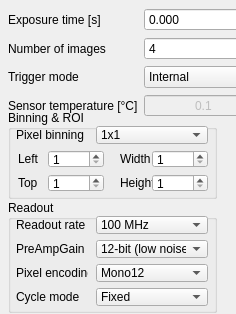
             <widget class="QWidget" name="cTscrollAreaContents">
              <property name="geometry">
               <rect>
                <x>0</x>
                <y>0</y>
                <width>236</width>
                <height>314</height>
               </rect>
              </property>
              <property name="sizePolicy">
               <sizepolicy hsizetype="Preferred" vsizetype="Preferred">
                <horstretch>0</horstretch>
                <verstretch>0</verstretch>
               </sizepolicy>
              </property>
              <property name="minimumSize">
               <size>
                <width>0</width>
                <height>310</height>
               </size>
              </property>
              <widget class="QGroupBox" name="binningROIBox">
               <property name="geometry">
                <rect>
                 <x>8</x>
                 <y>110</y>
                 <width>209</width>
                 <height>89</height>
                </rect>
               </property>
               <property name="sizePolicy">
                <sizepolicy hsizetype="Preferred" vsizetype="Preferred">
                 <horstretch>0</horstretch>
                 <verstretch>0</verstretch>
                </sizepolicy>
               </property>
               <property name="title">
                <string>Binning &amp;&amp; ROI</string>
               </property>
               <widget class="QLabel" name="binningLabel">
                <property name="geometry">
                 <rect>
                  <x>8</x>
                  <y>16</y>
                  <width>81</width>
                  <height>18</height>
                 </rect>
                </property>
                <property name="text">
                 <string>Pixel binning</string>
                </property>
               </widget>
               <widget class="QComboBox" name="binning">
                <property name="geometry">
                 <rect>
                  <x>88</x>
                  <y>16</y>
                  <width>112</width>
                  <height>18</height>
                 </rect>
                </property>
                <item>
                 <property name="text">
                  <string>1x1</string>
                 </property>
                </item>
                <item>
                 <property name="text">
                  <string>2x2</string>
                 </property>
                </item>
                <item>
                 <property name="text">
                  <string>3x3</string>
                 </property>
                </item>
                <item>
                 <property name="text">
                  <string>4x4</string>
                 </property>
                </item>
                <item>
                 <property name="text">
                  <string>8x8</string>
                 </property>
                </item>
               </widget>
               <widget class="QLabel" name="ROILeftLabel">
                <property name="geometry">
                 <rect>
                  <x>10</x>
                  <y>40</y>
                  <width>32</width>
                  <height>18</height>
                 </rect>
                </property>
                <property name="text">
                 <string>Left</string>
                </property>
               </widget>
               <widget class="QLabel" name="ROITopLabel">
                <property name="geometry">
                 <rect>
                  <x>10</x>
                  <y>64</y>
                  <width>32</width>
                  <height>18</height>
                 </rect>
                </property>
                <property name="text">
                 <string>Top</string>
                </property>
               </widget>
               <widget class="QLabel" name="ROIWidthLabel">
                <property name="geometry">
                 <rect>
                  <x>112</x>
                  <y>40</y>
                  <width>32</width>
                  <height>18</height>
                 </rect>
                </property>
                <property name="text">
                 <string>Width</string>
                </property>
               </widget>
               <widget class="QLabel" name="ROIHeightLabel">
                <property name="geometry">
                 <rect>
                  <x>112</x>
                  <y>64</y>
                  <width>32</width>
                  <height>18</height>
                 </rect>
                </property>
                <property name="text">
                 <string>Height</string>
                </property>
               </widget>
               <widget class="QSpinBox" name="ROILeft">
                <property name="geometry">
                 <rect>
                  <x>40</x>
                  <y>40</y>
                  <width>56</width>
                  <height>18</height>
                 </rect>
                </property>
                <property name="minimum">
                 <number>1</number>
                </property>
                <property name="maximum">
                 <number>2048</number>
                </property>
                <property name="value">
                 <number>1</number>
                </property>
               </widget>
               <widget class="QSpinBox" name="ROITop">
                <property name="geometry">
                 <rect>
                  <x>40</x>
                  <y>64</y>
                  <width>56</width>
                  <height>18</height>
                 </rect>
                </property>
                <property name="minimum">
                 <number>1</number>
                </property>
                <property name="maximum">
                 <number>2048</number>
                </property>
                <property name="value">
                 <number>1</number>
                </property>
               </widget>
               <widget class="QSpinBox" name="ROIWidth">
                <property name="geometry">
                 <rect>
                  <x>144</x>
                  <y>40</y>
                  <width>56</width>
                  <height>18</height>
                 </rect>
                </property>
                <property name="minimum">
                 <number>1</number>
                </property>
                <property name="maximum">
                 <number>2048</number>
                </property>
                <property name="value">
                 <number>1</number>
                </property>
               </widget>
               <widget class="QSpinBox" name="ROIHeight">
                <property name="geometry">
                 <rect>
                  <x>144</x>
                  <y>64</y>
                  <width>56</width>
                  <height>18</height>
                 </rect>
                </property>
                <property name="minimum">
                 <number>1</number>
                </property>
                <property name="maximum">
                 <number>2048</number>
                </property>
                <property name="value">
                 <number>1</number>
                </property>
               </widget>
              </widget>
              <widget class="QGroupBox" name="readoutBox">
               <property name="geometry">
                <rect>
                 <x>8</x>
                 <y>200</y>
                 <width>209</width>
                 <height>113</height>
                </rect>
               </property>
               <property name="title">
                <string>Readout</string>
               </property>
               <widget class="QLabel" name="preAmpGainLabel">
                <property name="geometry">
                 <rect>
                  <x>8</x>
                  <y>40</y>
                  <width>72</width>
                  <height>18</height>
                 </rect>
                </property>
                <property name="text">
                 <string>PreAmpGain</string>
                </property>
               </widget>
               <widget class="QLabel" name="pixelEncodingLabel">
                <property name="geometry">
                 <rect>
                  <x>8</x>
                  <y>64</y>
                  <width>72</width>
                  <height>18</height>
                 </rect>
                </property>
                <property name="text">
                 <string>Pixel encoding</string>
                </property>
               </widget>
               <widget class="QLabel" name="pixelReadoutRateLabel">
                <property name="geometry">
                 <rect>
                  <x>8</x>
                  <y>16</y>
                  <width>72</width>
                  <height>18</height>
                 </rect>
                </property>
                <property name="text">
                 <string>Readout rate</string>
                </property>
               </widget>
               <widget class="QLabel" name="cycleModeLabel">
                <property name="geometry">
                 <rect>
                  <x>8</x>
                  <y>88</y>
                  <width>72</width>
                  <height>18</height>
                 </rect>
                </property>
                <property name="text">
                 <string>Cycle mode</string>
                </property>
               </widget>
               <widget class="QComboBox" name="pixelReadoutRate">
                <property name="geometry">
                 <rect>
                  <x>88</x>
                  <y>16</y>
                  <width>112</width>
                  <height>18</height>
                 </rect>
                </property>
                <item>
                 <property name="text">
                  <string>100 MHz</string>
                 </property>
                </item>
                <item>
                 <property name="text">
                  <string>280 MHz</string>
                 </property>
                </item>
               </widget>
               <widget class="QComboBox" name="preAmpGain">
                <property name="geometry">
                 <rect>
                  <x>88</x>
                  <y>40</y>
                  <width>112</width>
                  <height>18</height>
                 </rect>
                </property>
                <property name="currentIndex">
                 <number>0</number>
                </property>
                <item>
                 <property name="text">
                  <string>12-bit (low noise)</string>
                 </property>
                </item>
                <item>
                 <property name="text">
                  <string>12-bit (high well capacity)</string>
                 </property>
                </item>
                <item>
                 <property name="text">
                  <string>16-bit (low noise &amp; high well capacity)</string>
                 </property>
                </item>
               </widget>
               <widget class="QComboBox" name="pixelEncoding">
                <property name="geometry">
                 <rect>
                  <x>88</x>
                  <y>64</y>
                  <width>112</width>
                  <height>18</height>
                 </rect>
                </property>
                <property name="currentIndex">
                 <number>0</number>
                </property>
                <item>
                 <property name="text">
                  <string>Mono12</string>
                 </property>
                </item>
                <item>
                 <property name="text">
                  <string>Mono12Packed</string>
                 </property>
                </item>
                <item>
                 <property name="text">
                  <string>Mono16</string>
                 </property>
                </item>
                <item>
                 <property name="text">
                  <string>Mono32</string>
                 </property>
                </item>
               </widget>
               <widget class="QComboBox" name="cycleMode">
                <property name="geometry">
                 <rect>
                  <x>88</x>
                  <y>88</y>
                  <width>112</width>
                  <height>18</height>
                 </rect>
                </property>
                <property name="currentIndex">
                 <number>0</number>
                </property>
                <item>
                 <property name="text">
                  <string>Fixed</string>
                 </property>
                </item>
                <item>
                 <property name="text">
                  <string>Continuous</string>
                 </property>
                </item>
               </widget>
              </widget>
              <widget class="QWidget" name="layoutWidget">
               <property name="geometry">
                <rect>
                 <x>8</x>
                 <y>8</y>
                 <width>256</width>
                 <height>116</height>
                </rect>
               </property>
               <layout class="QFormLayout" name="formLayout_5">
                <item row="0" column="0">
                 <widget class="QLabel" name="exposureTimeLabel">
                  <property name="text">
                   <string>Exposure time [s]</string>
                  </property>
                 </widget>
                </item>
                <item row="1" column="0">
                 <widget class="QLabel" name="nrImagesLabel">
                  <property name="text">
                   <string>Number of images</string>
                  </property>
                 </widget>
                </item>
                <item row="1" column="1">
                 <widget class="QSpinBox" name="frameCount">
                  <property name="minimum">
                   <number>4</number>
                  </property>
                  <property name="maximum">
                   <number>6</number>
                  </property>
                  <property name="singleStep">
                   <number>1</number>
                  </property>
                  <property name="stepType">
                   <enum>QAbstractSpinBox::StepType::DefaultStepType</enum>
                  </property>
                  <property name="value">
                   <number>4</number>
                  </property>
                 </widget>
                </item>
                <item row="2" column="0">
                 <widget class="QLabel" name="triggerModeLabel">
                  <property name="text">
                   <string>Trigger mode</string>
                  </property>
                 </widget>
                </item>
                <item row="2" column="1">
                 <widget class="QComboBox" name="triggerMode">
                  <item>
                   <property name="text">
                    <string>Internal</string>
                   </property>
                  </item>
                  <item>
                   <property name="text">
                    <string>Software</string>
                   </property>
                  </item>
                  <item>
                   <property name="text">
                    <string>External</string>
                   </property>
                  </item>
                  <item>
                   <property name="text">
                    <string>External Start</string>
                   </property>
                  </item>
                  <item>
                   <property name="text">
                    <string>External Exposure</string>
                   </property>
                  </item>
                 </widget>
                </item>
                <item row="3" column="0">
                 <widget class="QLabel" name="sensorTempLabel">
                  <property name="text">
                   <string>Sensor temperature [°C]</string>
                  </property>
                 </widget>
                </item>
                <item row="3" column="1">
                 <widget class="QDoubleSpinBox" name="sensorTemp">
                  <property name="enabled">
                   <bool>false</bool>
                  </property>
                  <property name="locale">
                   <locale language="English" country="UnitedStates"/>
                  </property>
                  <property name="alignment">
                   <set>Qt::AlignmentFlag::AlignCenter</set>
                  </property>
                  <property name="buttonSymbols">
                   <enum>QAbstractSpinBox::ButtonSymbols::NoButtons</enum>
                  </property>
                  <property name="decimals">
                   <number>1</number>
                  </property>
                  <property name="minimum">
                   <double>-100.000000000000000</double>
                  </property>
                  <property name="singleStep">
                   <double>0.100000000000000</double>
                  </property>
                  <property name="value">
                   <double>0.100000000000000</double>
                  </property>
                 </widget>
                </item>
                <item row="0" column="1">
                 <widget class="QDoubleSpinBox" name="exposureTime">
                  <property name="locale">
                   <locale language="English" country="UnitedStates"/>
                  </property>
                  <property name="decimals">
                   <number>3</number>
                  </property>
                  <property name="singleStep">
                   <double>0.100000000000000</double>
                  </property>
                  <property name="value">
                   <double>0.000000000000000</double>
                  </property>
                 </widget>
                </item>
               </layout>
              </widget>
             </widget>
